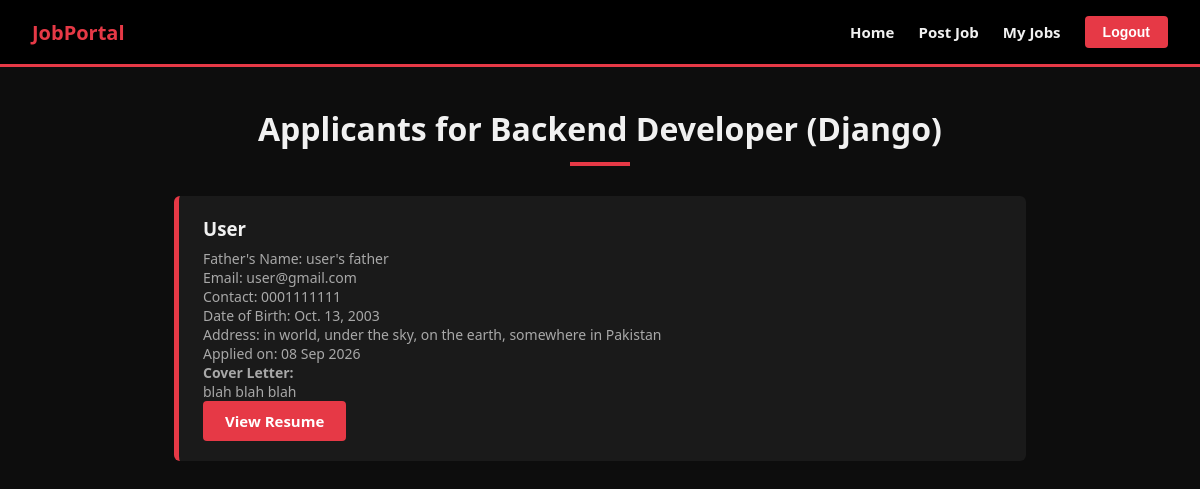
Screenshot of /job/2/applicants/ (signed in) with the database file from the repository.
### apps/jobs/models.py (models this page shows, shortened)
class Job(models.Model):
    title = models.CharField(max_length=200)
    description = models.TextField()
    company = models.CharField(max_length=200)
    location = models.CharField(max_length=100)
    salary = models.DecimalField(max_digits=10, decimal_places=2)
    deadline = models.DateField()
    posted_by = models.ForeignKey(settings.AUTH_USER_MODEL, on_delete=models.CASCADE)
    created_at = models.DateTimeField(auto_now_add=True)
    class Meta:
        ordering = ['-created_at']

class Application(models.Model):
    job = models.ForeignKey(Job, on_delete=models.CASCADE)
    applicant = models.ForeignKey(settings.AUTH_USER_MODEL, on_delete=models.CASCADE)
    full_name = models.CharField(max_length=200)
    father_name = models.CharField(max_length=200)
    email = models.EmailField()
    contact_number = models.CharField(max_length=20)
    date_of_birth = models.DateField()
    address = models.TextField()
    resume = models.FileField(upload_to='resumes/')
    cover_letter = models.TextField(help_text="Maximum 250 words")
    applied_at = models.DateTimeField(auto_now_add=True)
    class Meta:
        unique_together = ('job', 'applicant')

### apps/jobs/views.py (the view)
# urls.py: path('job/<int:pk>/applicants/', views.JobApplicantsListView.as_view(), name='job_applicants'),
class JobApplicantsListView(LoginRequiredMixin, UserPassesTestMixin, ListView):
    model = Application
    template_name = 'job_applicants.html'
    context_object_name = 'applicants'
    def test_func(self):
        self.job = get_object_or_404(Job, pk=self.kwargs['pk'])
        return self.job.posted_by == self.request.user
    def get_queryset(self):
        return Application.objects.filter(job=self.job)
    def get_context_data(self, **kwargs):
        context = super().get_context_data(**kwargs)
        context['job'] = self.job
        return context

### templates/job_applicants.html
{% extends 'base.html' %}
{% block content %}
<h1>Applicants for {{ job.title }}</h1>
{% for app in applicants %}
    <div class="job-card">
        <h3>{{ app.full_name }}</h3>
        <p>Father's Name: {{ app.father_name }}</p>
        <p>Email: {{ app.email }}</p>
        <p>Contact: {{ app.contact_number }}</p>
        <p>Date of Birth: {{ app.date_of_birth }}</p>
        <p>Address: {{ app.address }}</p>
        <p>Applied on: {{ app.applied_at|date:"d M Y" }}</p>
        <p><strong>Cover Letter:</strong></p>
        <p>{{ app.cover_letter }}</p>
        <p><a href="{{ app.resume.url }}" class="btn" target="_blank">View Resume</a></p>
    </div>
{% empty %}
    <p class="empty-state">No applications yet.</p>
{% endfor %}
{% endblock %}

### static/css/style.css (style rules this page uses)
:root { --bg-dark: #0d0d0d; --bg-panel: #1a1a1a; --red: #e63946; --red-dark: #b02330; --gold: #ffd60a; --text-light: #f1f1f1; --text-muted: #a8a8a8; --border: #333; }
* { box-sizing: border-box; }
body { background-color: var(--bg-dark); color: var(--text-light); font-family: 'Segoe UI', Arial, sans-serif; margin: 0; }
button, .btn { background-color: var(--red); color: #fff; border: none; padding: 10px 22px; font-size: 15px; font-weight: 700; border-radius: 4px; cursor: pointer; transition: background-color 0.2s, transform 0.15s; text-decoration: none; display: inline-block; }
h1 { text-align: center; font-weight: 800; font-size: 32px; margin: 40px 0 30px; }
h1::after { content: ''; display: block; width: 60px; height: 4px; background-color: var(--red); margin: 12px auto 0; }
.job-card { background-color: var(--bg-panel); border-left: 5px solid var(--red); border-radius: 6px; padding: 20px 24px; margin-bottom: 18px; transition: border-color 0.2s, transform 0.15s; }
.job-card h3 { margin: 0 0 8px; }
.job-card p { color: var(--text-muted); margin: 0; font-size: 14px; }

### rows the page displays
Job: title "Backend Developer (Django)"
Application: full_name "User", father_name "user's father", email "user@gmail.com", contact_number "0001111111", date_of_birth "Oct. 13, 2003", address "in world, under the sky, on the earth, somewhere in Pakistan", applied_at "08 Sep 2026", cover_letter "blah blah blah"
